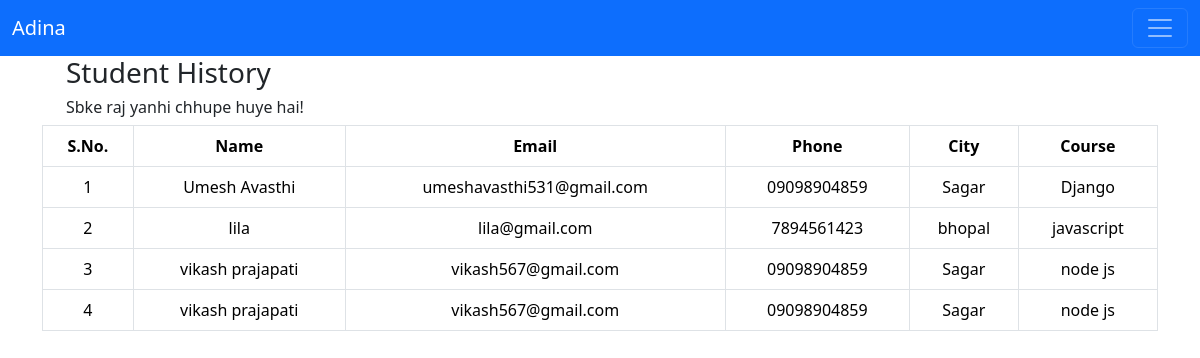
Before: /history with the older database file.
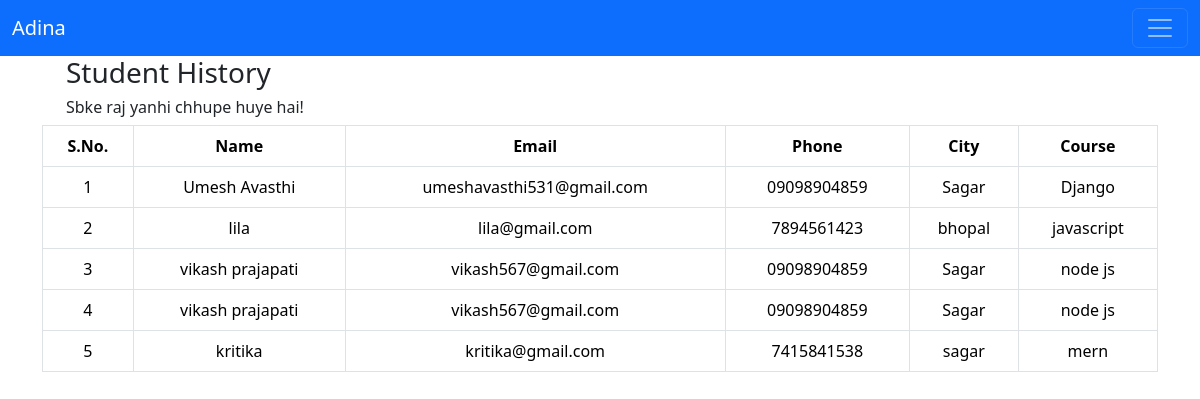
After: the same page with the newer database file.
### student/models.py (models this page shows)
class studenthistory(models.Model):
    name=models.CharField(max_length=20,null=False)
    email=models.EmailField(max_length=20,null=False)
    phone=models.CharField(max_length=10,null=False)
    city=models.CharField(max_length=10,null=False)
    course=models.CharField(max_length=15,null=False)

### student/views.py (the view)
# urls.py: path('history',views.history,name='history'),
def history(request):
    data= studenthistory.objects.all().values()
    return render(request,'history.html',{'inputdata':data})

### student/templates/history.html (shortened to what this page needs)
{% extends 'base.html' %}
{% block body %}
<div class="container border-rounded-2">
    <div class="mx-4 ">
        <h3>Student History </h3>
        <h6>Sbke raj yanhi chhupe huye hai!</h6>
    </div>
        <div class="border-1">
            {%if inputdata%}
            <table class="table table-bordered text-center mt-2">
                <thead>
                    <th>S.No.</th>
                    <th>Name</th>
                    <th>Email</th>
                    <th>Phone</th>
                    <th>City</th>
                    <th>Course</th>
                </thead>
                <tbody>
                    {%for student in inputdata%}
                    <tr>
                        <td>{{ forloop.counter }}</td>
                        <td>{{student.name}}</td>
                        <td>{{student.email}}</td>
                        <td>{{student.phone}}</td>
                        <td>{{student.city}}</td>
                        <td>{{student.course}}</td>
                    </tr>
                    {% endfor %}
                </tbody>
            {%else%}
           <div>
            <h2> Oops data not present here!</h2>
            <a href="{% url "add" %}" class="btn btn-primary"> Add Here</a>
           </div>
            </table>
            {% endif %}
        </div>
</div>
{% endblock body %}

Changed rows visible on the page:
added studenthistory: name "kritika", email "kritika@gmail.com", phone "7415841538", city "sagar", course "mern"
